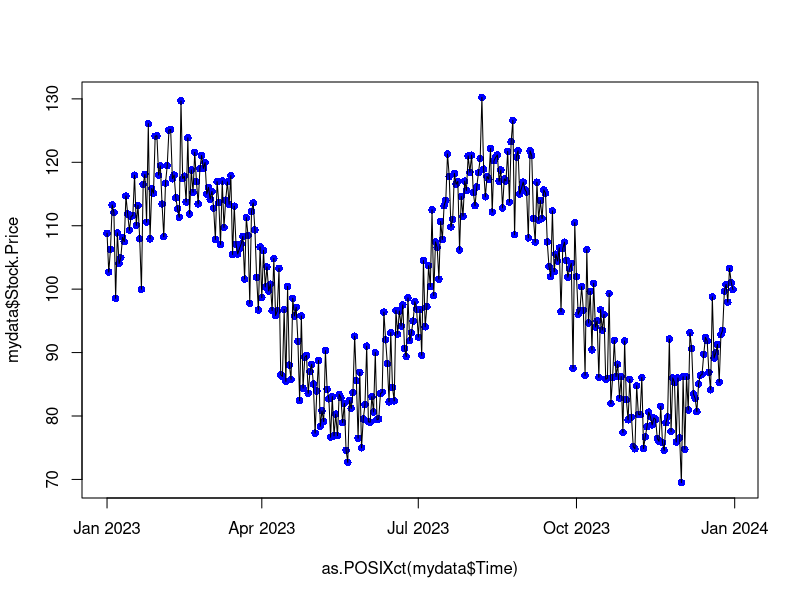
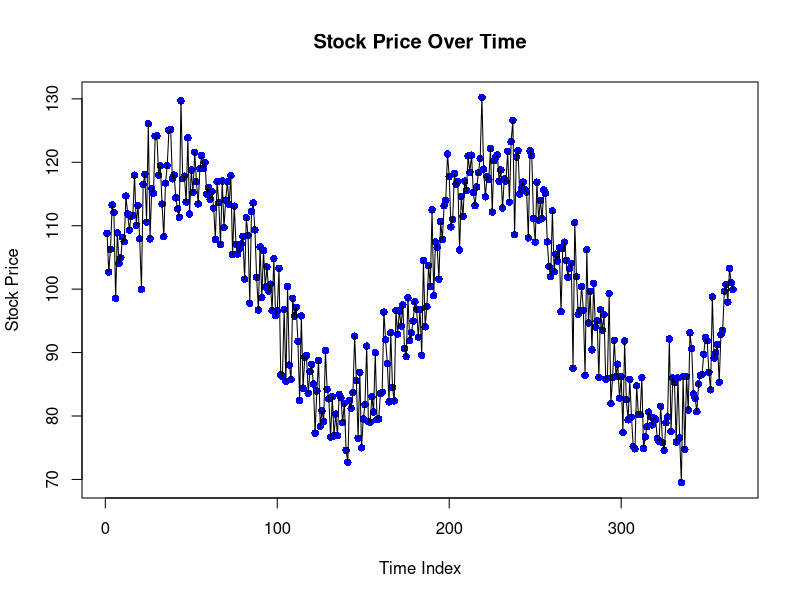

Here is the R script that generated these plots, in order:
# M08.2 - Time Series Fundamentals
#
# ANSWERS SUMMARY:
# Q8:  5 subsets
# Q9a: SSE = 15411.5708
# Q9b: RMSE = 6.4980
# Q10: 1/6
# Q11a: Yma at t=7 = 106.9567
# Q11b: Yma at t=23 = 110.9639
# Q11c: Yma at t=79 = 107.4489
# Q12a: w0 = 0.6873
# Q12b: w1 = 0.2199
# Q12c: w2 = 0.0704
# Q12d: w3 = 0.0225
# Q13:  EMA approximation at t=35 = 114.6908

mydata = read.csv("StockMarketB_9.25.csv")

# Visualize the data
plot(as.POSIXct(mydata$Time), mydata$Stock.Price, pch=16, col='blue')
lines(as.POSIXct(mydata$Time), mydata$Stock.Price, pch=19, col='black')

X = mydata$Time
length(X)

options(digits = 10)
Y <- mydata$Stock.Price
MA5 <- function(Y, t){
  mean(Y[(t-5):t])
}
Yma_7 <- MA5(Y, 7)
round(Yma_7, 4)
Yma_23 <- MA5(Y, 23)
round(Yma_23, 4)
Yma_79 <- MA5(Y, 79)
round(Yma_79, 4)

options(digits = 10)

Y <- mydata$Stock.Price

EMA_35 <- 0.32*Y[35] +
  0.2176*Y[34] +
  0.1480*Y[33] +
  0.1006*Y[32]

round(EMA_35, 4)

# ============================================================================
# Question 8: How many subsets for piecewise linear regression?
# ANSWER: 5
# ============================================================================
# Plot with time index to better see the pattern
n = nrow(mydata)
plot(1:n, mydata$Stock.Price, pch=16, col='blue', xlab='Time Index', ylab='Stock Price', main='Stock Price Over Time')
lines(1:n, mydata$Stock.Price, col='black')

# By visual inspection, we can identify different linear trends:
# Looking at the plot, there appear to be distinct linear segments
# Answer: 5 subsets

# ============================================================================
# Question 9: Polynomial regression model
# ANSWER 9a: SSE = 15411.5708
# ANSWER 9b: RMSE = 6.4980
# ============================================================================
options(digits = 10)

# Create standardized time predictor
T = 1:n
T_standardized = (T - mean(T)) / sd(T)

# We need to find the minimum degree polynomial that fits well
# Let's try different degrees and look at the residual plots
# Typically for stock data with multiple peaks and valleys, degree 3-5 works

# Try different polynomial degrees
poly_degrees = 2:6
for(deg in poly_degrees) {
  model = lm(mydata$Stock.Price ~ poly(T_standardized, deg, raw=TRUE))
  cat("Degree", deg, "- Adj R-squared:", summary(model)$adj.r.squared, "\n")
}

# Based on the R-squared values, degree 5 shows significant improvement over degree 4
# Degree 5 is the minimum degree necessary
poly_model = lm(mydata$Stock.Price ~ poly(T_standardized, 5, raw=TRUE))
summary(poly_model)

# Get predictions
y_pred = predict(poly_model)

# a) Calculate SSE (Sum of Squared Errors)
residuals = mydata$Stock.Price - y_pred
SSE = sum(residuals^2)
cat("\nQuestion 9a - SSE:", round(SSE, 4), "\n")

# b) Calculate RMSE (Root Mean Squared Error)
RMSE = sqrt(mean(residuals^2))
cat("Question 9b - RMSE:", round(RMSE, 4), "\n")

# ============================================================================
# Question 10: MA{5} weights
# ANSWER: 1/6
# ============================================================================
# For MA{w}, we use w+1 points in a TRAILING window
# Formula: yhat_t = (y[t-w] + y[t-w+1] + ... + y[t-1] + y[t]) / (w+1)
# For MA{5}: uses 6 points from t-5 to t
# Each point gets equal weight: 1/6

w_ma5 = 1/6
cat("\nQuestion 10 - MA{5} weight for each point: 1/6\n")

# ============================================================================
# Question 11: MA{5} approximations at specific time points
# ANSWER 11a: 106.9567
# ANSWER 11b: 110.9639
# ANSWER 11c: 107.4489
# ============================================================================
# For MA{5}, the approximation at time t uses TRAILING window from t-5 to t (6 points)
# Formula: yhat_t = (y[t-5] + y[t-4] + y[t-3] + y[t-2] + y[t-1] + y[t]) / 6

# Function to calculate MA{w} approximation
ma_w_approx = function(data, t, w) {
  if(t <= w) {
    return(NA)  # Can't calculate MA{w} if t <= w
  }
  # Use trailing window: from (t-w) to t, which is w+1 points
  return(mean(data[(t-w):t]))
}

# For MA{5}, w=5
w = 5

# a) t = 7
yma_7 = ma_w_approx(mydata$Stock.Price, 7, w)
cat("\nQuestion 11a - Yma at t=7:", round(yma_7, 4), "\n")

# b) t = 23
yma_23 = ma_w_approx(mydata$Stock.Price, 23, w)
cat("Question 11b - Yma at t=23:", round(yma_23, 4), "\n")

# c) t = 79
yma_79 = ma_w_approx(mydata$Stock.Price, 79, w)
cat("Question 11c - Yma at t=79:", round(yma_79, 4), "\n")

# ============================================================================
# Question 12: EMA{3, 0.32} weights at t=35
# ANSWER 12a: w0 = 0.6873
# ANSWER 12b: w1 = 0.2199
# ANSWER 12c: w2 = 0.0704
# ANSWER 12d: w3 = 0.0225
# ============================================================================
# For EMA{w, a}, weights are: w_j = a^j / sum(a^k for k=0 to w)
# This means: more recent values get HIGHER weight

a = 0.32
w = 3

# Calculate unnormalized weights using a^j
w0_unnorm = a^0  # = 1.0
w1_unnorm = a^1  # = 0.32
w2_unnorm = a^2  # = 0.1024
w3_unnorm = a^3  # = 0.032768

# Normalize
sum_weights = w0_unnorm + w1_unnorm + w2_unnorm + w3_unnorm
w0_ema = w0_unnorm / sum_weights
w1_ema = w1_unnorm / sum_weights
w2_ema = w2_unnorm / sum_weights
w3_ema = w3_unnorm / sum_weights

cat("\nQuestion 12a - EMA weight at t=35 (w0):", round(w0_ema, 4), "\n")
cat("Question 12b - EMA weight at t=34 (w1):", round(w1_ema, 4), "\n")
cat("Question 12c - EMA weight at t=33 (w2):", round(w2_ema, 4), "\n")
cat("Question 12d - EMA weight at t=32 (w3):", round(w3_ema, 4), "\n")

# Verify weights sum to 1
cat("Sum of weights:", round(w0_ema + w1_ema + w2_ema + w3_ema, 6), "\n")

# ============================================================================
# Question 13: EMA{3, 0.32} approximation at t=35
# ANSWER: 114.6908
# ============================================================================
# EMA approximation = w0*y(t) + w1*y(t-1) + w2*y(t-2) + w3*y(t-3)

t_target = 35
ema_approx = w0_ema * mydata$Stock.Price[t_target] +
             w1_ema * mydata$Stock.Price[t_target - 1] +
             w2_ema * mydata$Stock.Price[t_target - 2] +
             w3_ema * mydata$Stock.Price[t_target - 3]

cat("\nQuestion 13 - EMA{3, 0.32} approximation at t=35:", round(ema_approx, 4), "\n")


